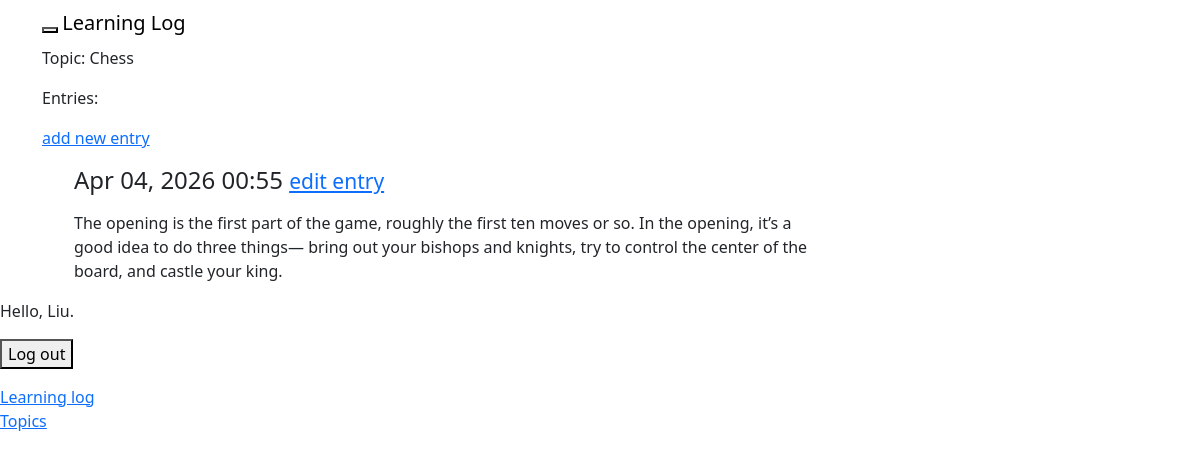
Screenshot of /topic/1/ (signed in) with the database file from the repository.
### learning_logs/models.py (models this page shows, shortened)
class Topic(models.Model):
    text = models.CharField(max_length=200)
    date_added = models.DateTimeField(auto_now_add=True)
    owner = models.ForeignKey(User, on_delete=models.CASCADE, null=True, blank=True)
    def __str__(self):
        return self.text

class Entry(models.Model):
    topic = models.ForeignKey(Topic, on_delete=models.CASCADE)
    text = models.TextField()
    date_added = models.DateTimeField(auto_now_add=True)
    class Meta():
        verbose_name_plural = 'entries'

### learning_logs/views.py (the view)
# urls.py: path('topic/<int:topic_id>/', views.topic, name='topic'),
@login_required
def topic(request, topic_id):
    topic = Topic.objects.get(id=topic_id)
    entries = topic.entry_set.order_by('-date_added')
    context = {'topic' : topic, 'entries': entries}
    return render(request, 'learning_logs/topic.html', context)

### templates/learning_logs/topic.html (shortened to what this page needs)
    {% extends 'learning_logs/base.html' %}
    {% block content %}
    <p>Topic: {{ topic }}</p>
    <p>Entries:</p>
    <p>
        <a href="{% url 'learning_logs:new_entry' topic.id %}">add new entry</a>
    </p>
    <ul>
        {% for entry in entries %}
            <div class="panel panel-default">
                <div class="panel-heading">
                    <h4
                        class="panel-title">{{ entry.date_added|date:'M d, Y H:i' }}
                        <small>
                            <a href="{% url 'learning_logs:edit_entry' entry.id %}">edit entry</a>
                        </small>
                    </h4>
                </div>
                <div class="panel-body">
                    <p>{{ entry.text|linebreaks }}</p>
                </div>
            </div>
    {% empty %}
        <li>
            There are no entries for this topic yet.
        </li>
    {% endfor %}
    </ul>
    {% endblock content %}

### templates/learning_logs/base.html (shortened to what this page needs)
<html>
    {% load django_bootstrap5%}
    <!DOCTYPE html>
    <html lang="en">
    <head>
        {% bootstrap_css %}
    </head>
    <body>
        <nav class="navbar navbar-default navbar-static-top">
            <div class="container">
                <div class="navbar-header">
                    <button type="button" class="bavbar-toggle collapsed"
                        data-toggle="collape" data-target="#navbar"
                        aria-expanded="false"aria-controls="navbar">
                        </button>
                        <a class="navbar-brand" href="{% url 'learning_logs:index' %}">
                            Learning Log</a>
            </div>
        </nav>
        <div class="container">
            <div>
                {% block content %}
                {% endblock content %}
            </div>
        </div>
        <p>
            {% if user.is_authenticated %}
                Hello, {{ user.username }}. <br>
                <form action="{% url 'users:logout' %}" method="post">
                    <button type="submit">Log out</button>
                </form>
                <a href="{% url 'learning_logs:index' %}">Learning log</a><br>
                <a href="{% url 'learning_logs:topics' %}">Topics</a>
            {% else %}
            <a href="{% url 'users:login' %}">Log in</a>
            <a href="{% url 'users:register' %}">Register</a><br>
            {% endif %}
        </p>
    </body>
</html>

### rows the page displays
Topic: text "Chess"
Entry: date_added "Apr 04, 2026 00:55", text "The opening is the first part of the game, roughly the first ten moves or so. In the opening, it’s a good idea to do three things— bring out your bishops and knights, try to control the center of the board, and castle your king."

### other values shown
{{ user.username }} "Liu"
